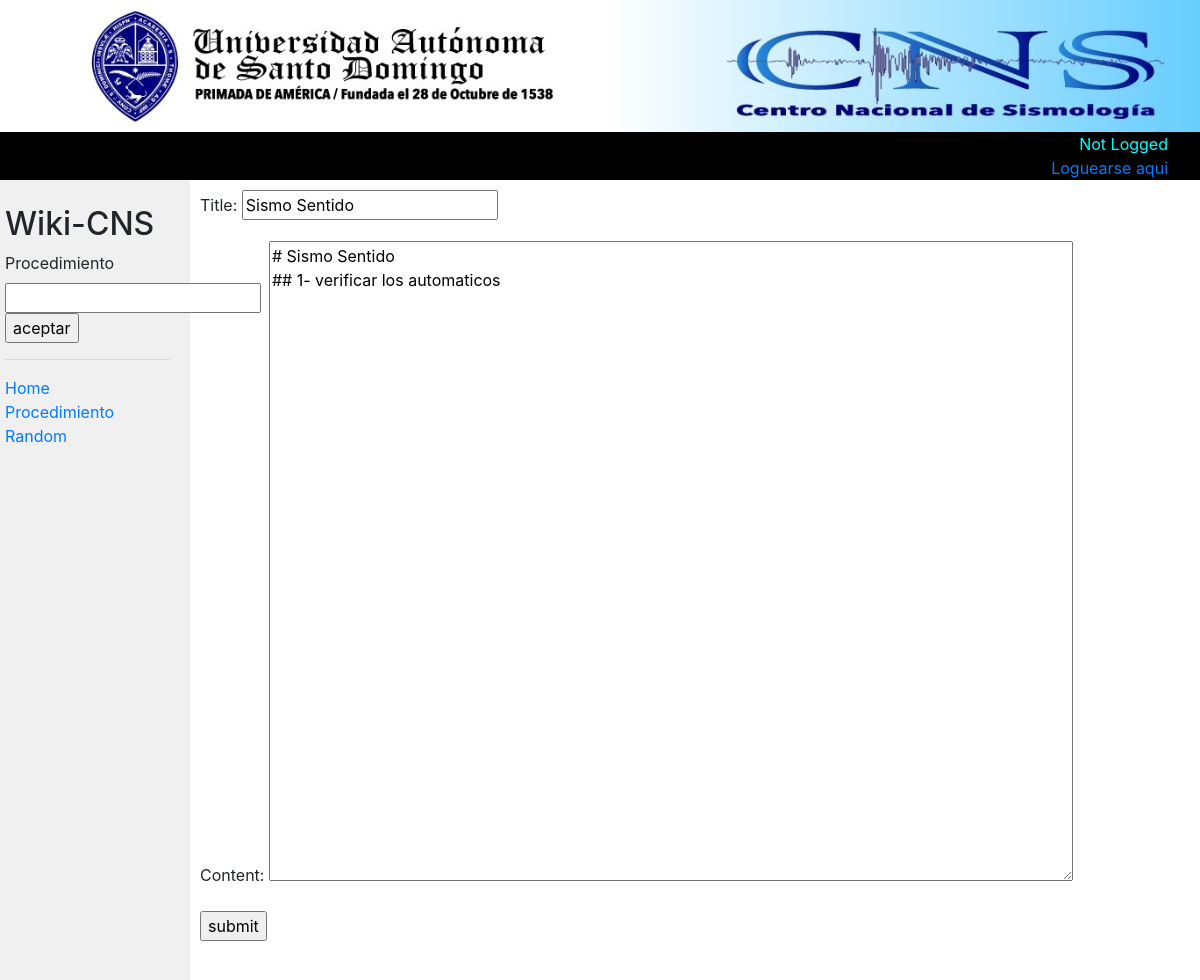
The page /edit/3 on the database its author committed.
### encyclopedia/models.py (models this page shows, shortened)
class Procedimiento(models.Model):
    title = models.CharField(max_length=30)
    content = models.TextField(blank=False)

### encyclopedia/views.py (the view, shortened to what this page needs)
# urls.py: path('edit/<int:pk>',views.edit, name='edit'),
def edit(request,pk):
    print(pk)
    form = MyForm()
    newPageForm = NewPageForm(request.POST)
    entry = Procedimiento.objects.get(pk=pk)
    request.POST ={'title':entry.title,'content':entry.content, 'pk':entry.pk}
    return render(request, 'encyclopedia/edit.html', {
        'form': form,
        'newPageForm':NewPageForm(request.POST),
        'error':'',
        'pk':pk,
    })

### encyclopedia/forms.py
class MyForm(forms.Form):
    Entry = forms.CharField()

class NewPageForm(forms.Form):
    title = forms.CharField()
    content = forms.CharField(widget=forms.Textarea)

### encyclopedia/templates/encyclopedia/edit.html (shortened to what this page needs)
{% extends 'encyclopedia/layout.html' %}
{% block body %}
<form action="{% url 'ency:edit' pk %}" method="post">
  {{ newPageForm.as_p }}
  <input type="submit" name="submit" value="submit">
</form>
{% endblock %}

### encyclopedia/static/encyclopedia/styles.css (style rules this page uses)
body { margin: 0; background-color: white; }
textarea { height: 80vh; width: 80%; }

### rows shown on the page
Procedimiento: title "Sismo Sentido", content "# Sismo Sentido ## 1- verificar los automaticos"
